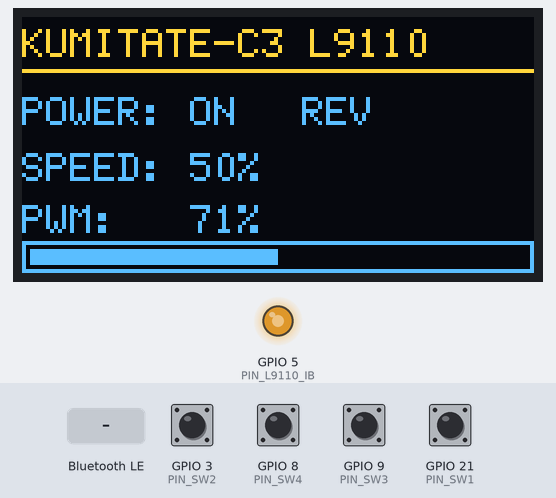
The sketch below on a simulated ESP32-S3. Parts: 128×64 one-colour display, output pins drawn as LEDs (lit = HIGH). The inputs (shaded band) are chosen by the test bench; at power-on: GPIO 3 (PIN_SW2), GPIO 8 (PIN_SW4), GPIO 9 (PIN_SW3), GPIO 21 (PIN_SW1) LOW. The OLED is the two-colour kind (top 16 rows yellow); nothing arrives over Bluetooth unless stated; a phone connects over Bluetooth LE 3 s after start; pins used as bus, display or sensor lines are not drawn.

Above: at 1.2 s.
1.3 s: GPIO 8 (PIN_SW4) pulled HIGH for 0.15 s
At 2.8 s:
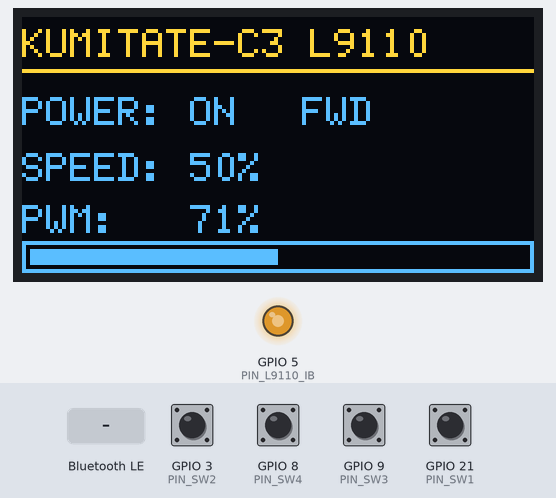
3.1 s: Bluetooth LE write "REV" received
At 4.4 s:
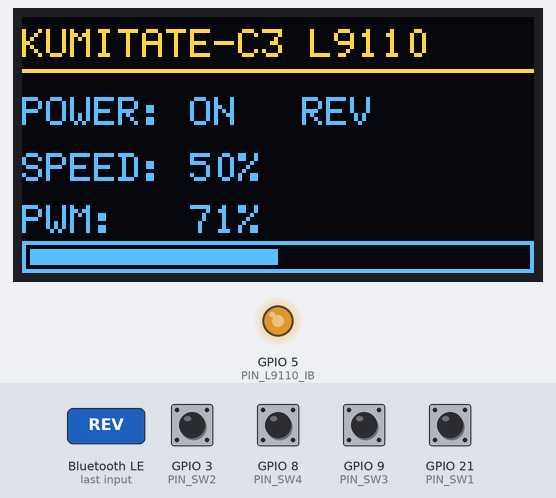
4.8 s: GPIO 21 (PIN_SW1) pulled HIGH for 0.15 s
At 6.1 s:
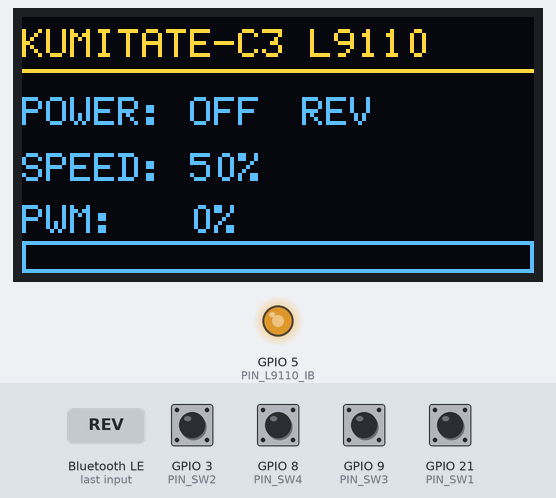
6.5 s: GPIO 3 (PIN_SW2) pulled HIGH for 0.15 s
8.2 s: GPIO 3 (PIN_SW2) pulled HIGH for 1 s
At 9.9 s:
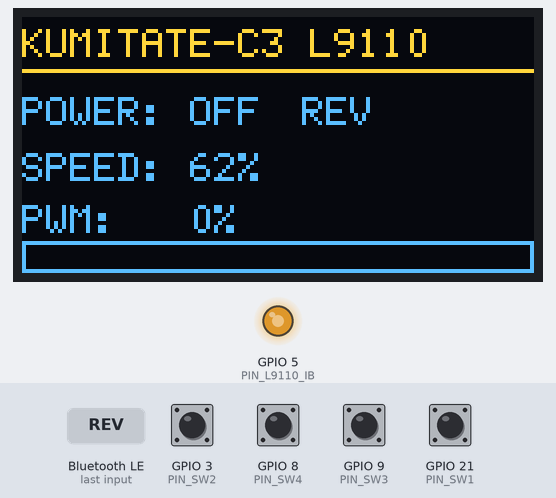
10.7 s: GPIO 8 (PIN_SW4) pulled HIGH for 1 s
At 13.0 s:
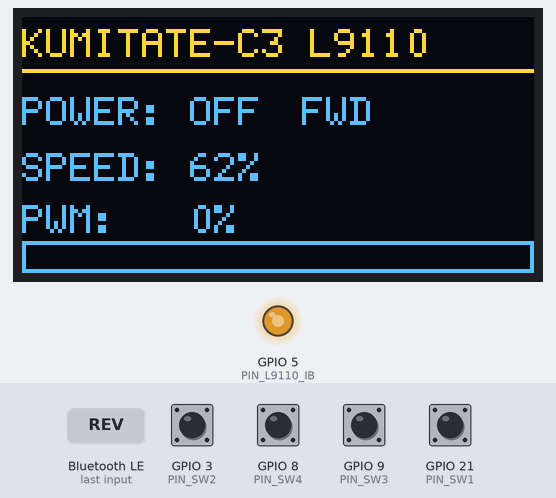
Timing chart, 0 to 14.2 s (numbered marks = the images above; inputs shaded):
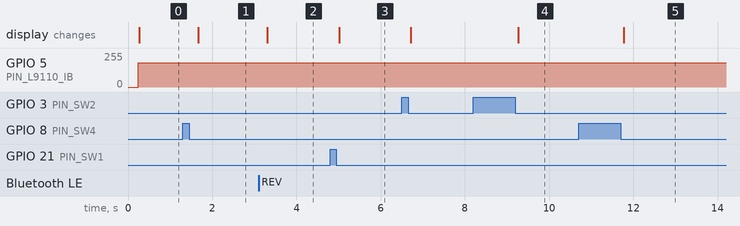

The sketch:

002-L9110_BLE.ino
```cpp
#include <Arduino.h>
#include <Wire.h>
#include <U8g2lib.h>
#include <esp_arduino_version.h>
#include <BLEDevice.h>
#include <BLEServer.h>
#include <BLEUtils.h>
#include <BLE2902.h>
#include <freertos/FreeRTOS.h>
#include <freertos/queue.h>

constexpr uint8_t OLED_SDA = 1;
constexpr uint8_t OLED_SCL = 2;
constexpr uint8_t OLED_ADDRESS = 0x3C;

constexpr uint8_t PIN_SW1 = 21;  // ON/OFF
constexpr uint8_t PIN_SW2 = 3;   // Speed UP
constexpr uint8_t PIN_SW3 = 9;   // Speed DOWN
constexpr uint8_t PIN_SW4 = 8;   // Direction

constexpr uint8_t PIN_L9110_IA = 4;
constexpr uint8_t PIN_L9110_IB = 5;

constexpr uint32_t PWM_FREQUENCY = 20000;
constexpr uint8_t PWM_RESOLUTION = 8;
constexpr uint8_t MIN_PWM_DUTY = 110;  // 255 * 43% = 109.65
constexpr uint8_t SPEED_STEP = 16;
constexpr unsigned long DIRECTION_WAIT_MS = 150;
constexpr unsigned long DEBOUNCE_MS = 40;

#if ESP_ARDUINO_VERSION_MAJOR < 3
constexpr uint8_t PWM_CHANNEL_IA = 0;
constexpr uint8_t PWM_CHANNEL_IB = 1;
#endif

U8G2_SSD1306_128X64_NONAME_F_HW_I2C oled(U8G2_R0, U8X8_PIN_NONE);

bool motorEnabled = false;
bool motorForward = true;
uint8_t logicalSpeed = 128;  // User setting: 0..255 = 0..100%
uint8_t appliedDuty = 0;     // Actual PWM: OFF=0, ON=110..255
bool pwmAttachedIA = false;
bool pwmAttachedIB = false;

constexpr char BLE_DEVICE_NAME[] = "KUMITATE-C3-CAR";
constexpr char BLE_SERVICE_UUID[] = "6E400001-B5A3-F393-E0A9-E50E24DCCA9E";
constexpr char BLE_RX_UUID[] = "6E400002-B5A3-F393-E0A9-E50E24DCCA9E";
constexpr char BLE_TX_UUID[] = "6E400003-B5A3-F393-E0A9-E50E24DCCA9E";

BLECharacteristic *bleTxCharacteristic = nullptr;
volatile bool bleConnected = false;
volatile bool restartAdvertising = false;

struct BleCommand {
  char text[32];
};

QueueHandle_t bleCommandQueue = nullptr;

enum ButtonIndex {
  BUTTON_POWER,
  BUTTON_SPEED_UP,
  BUTTON_SPEED_DOWN,
  BUTTON_DIRECTION,
  BUTTON_COUNT
};

const uint8_t buttonPins[BUTTON_COUNT] = {PIN_SW1, PIN_SW2, PIN_SW3, PIN_SW4};
bool buttonStable[BUTTON_COUNT] = {HIGH, HIGH, HIGH, HIGH};
bool buttonPrevious[BUTTON_COUNT] = {HIGH, HIGH, HIGH, HIGH};
unsigned long buttonChangedAt[BUTTON_COUNT] = {0, 0, 0, 0};

uint8_t logicalToPwm(uint8_t value) {
  // Logical 0% -> physical 43%, logical 100% -> physical 100%.
  return static_cast<uint8_t>(map(value, 0, 255, MIN_PWM_DUTY, 255));
}

void initializePwm() {
#if ESP_ARDUINO_VERSION_MAJOR < 3
  ledcSetup(PWM_CHANNEL_IA, PWM_FREQUENCY, PWM_RESOLUTION);
  ledcSetup(PWM_CHANNEL_IB, PWM_FREQUENCY, PWM_RESOLUTION);
#endif
}

void detachOutputs() {
  if (pwmAttachedIA) {
#if ESP_ARDUINO_VERSION_MAJOR >= 3
    ledcDetach(PIN_L9110_IA);
#else
    ledcDetachPin(PIN_L9110_IA);
#endif
    pwmAttachedIA = false;
  }

  if (pwmAttachedIB) {
#if ESP_ARDUINO_VERSION_MAJOR >= 3
    ledcDetach(PIN_L9110_IB);
#else
    ledcDetachPin(PIN_L9110_IB);
#endif
    pwmAttachedIB = false;
  }
}

void stopMotor() {
  detachOutputs();
  pinMode(PIN_L9110_IA, OUTPUT);
  pinMode(PIN_L9110_IB, OUTPUT);
  digitalWrite(PIN_L9110_IA, LOW);
  digitalWrite(PIN_L9110_IB, LOW);
  appliedDuty = 0;
}

void startPwm(uint8_t pin, uint8_t duty) {
#if ESP_ARDUINO_VERSION_MAJOR >= 3
  if (ledcAttach(pin, PWM_FREQUENCY, PWM_RESOLUTION)) {
    ledcWrite(pin, duty);
    if (pin == PIN_L9110_IA) pwmAttachedIA = true;
    if (pin == PIN_L9110_IB) pwmAttachedIB = true;
  }
#else
  uint8_t channel = (pin == PIN_L9110_IA) ? PWM_CHANNEL_IA : PWM_CHANNEL_IB;
  ledcAttachPin(pin, channel);
  ledcWrite(channel, duty);
  if (pin == PIN_L9110_IA) pwmAttachedIA = true;
  if (pin == PIN_L9110_IB) pwmAttachedIB = true;
#endif
}

void applyMotor() {
  if (!motorEnabled) {
    stopMotor();
    return;
  }

  stopMotor();
  appliedDuty = logicalToPwm(logicalSpeed);

  if (motorForward) {
    digitalWrite(PIN_L9110_IB, LOW);
    startPwm(PIN_L9110_IA, appliedDuty);
  } else {
    digitalWrite(PIN_L9110_IA, LOW);
    startPwm(PIN_L9110_IB, appliedDuty);
  }
}

bool buttonPressed(uint8_t index) {
  bool reading = digitalRead(buttonPins[index]);

  if (reading != buttonPrevious[index]) {
    buttonPrevious[index] = reading;
    buttonChangedAt[index] = millis();
  }

  if (millis() - buttonChangedAt[index] >= DEBOUNCE_MS &&
      reading != buttonStable[index]) {
    buttonStable[index] = reading;
    return reading == LOW;
  }

  return false;
}

void changeSpeed(int amount) {
  int value = constrain(static_cast<int>(logicalSpeed) + amount, 0, 255);
  logicalSpeed = static_cast<uint8_t>(value);
  if (motorEnabled) applyMotor();
}

void reverseDirection() {
  if (motorEnabled) {
    stopMotor();
    delay(DIRECTION_WAIT_MS);
  }
  motorForward = !motorForward;
  if (motorEnabled) applyMotor();
}

void drawDisplay() {
  int settingPercent = map(logicalSpeed, 0, 255, 0, 100);
  int physicalPercent = motorEnabled ? map(appliedDuty, 0, 255, 0, 100) : 0;

  oled.clearBuffer();
  oled.setFont(u8g2_font_6x12_tf);
  oled.drawStr(0, 10, "KUMITATE-C3 L9110");
  oled.drawHLine(0, 13, 128);

  oled.setCursor(0, 27);
  oled.print("POWER: ");
  oled.print(motorEnabled ? "ON" : "OFF");

  oled.setCursor(70, 27);
  oled.print(motorForward ? "FWD" : "REV");

  oled.setCursor(0, 41);
  oled.print("SPEED: ");
  oled.print(settingPercent);
  oled.print("%");

  oled.setCursor(0, 54);
  oled.print("PWM:   ");
  oled.print(physicalPercent);
  oled.print("%");

  oled.drawFrame(0, 56, 128, 8);
  int barWidth = motorEnabled ? map(logicalSpeed, 0, 255, 0, 124) : 0;
  if (barWidth > 0) oled.drawBox(2, 58, barWidth, 4);

  oled.sendBuffer();
}

void sendBle(const String &message) {
  if (!bleConnected || bleTxCharacteristic == nullptr) return;
  bleTxCharacteristic->setValue(message.c_str());
  bleTxCharacteristic->notify();
}

void sendStatus() {
  int speedPercent = map(logicalSpeed, 0, 255, 0, 100);
  int pwmPercent = motorEnabled ? map(appliedDuty, 0, 255, 0, 100) : 0;
  sendBle(String(motorEnabled ? "ON " : "OFF ") +
          (motorForward ? "FWD" : "REV"));
  delay(15);
  sendBle("S=" + String(speedPercent) + "% PWM=" + String(pwmPercent) + "%");
}

bool parsePercent(const String &text, int &percent) {
  if (text.length() == 0) return false;
  for (size_t i = 0; i < text.length(); ++i) {
    if (!isDigit(static_cast<unsigned char>(text[i]))) return false;
  }
  percent = text.toInt();
  return percent >= 0 && percent <= 100;
}

void executeBleCommand(String command) {
  command.trim();
  command.toUpperCase();

  if (command == "ON") {
    motorEnabled = true;
    applyMotor();
    sendBle("OK ON");
  } else if (command == "OFF") {
    motorEnabled = false;
    applyMotor();
    sendBle("OK OFF");
  } else if (command == "TOGGLE") {
    motorEnabled = !motorEnabled;
    applyMotor();
    sendBle(motorEnabled ? "OK ON" : "OK OFF");
  } else if (command == "FWD") {
    if (!motorForward && motorEnabled) {
      stopMotor();
      delay(DIRECTION_WAIT_MS);
    }
    motorForward = true;
    if (motorEnabled) applyMotor();
    sendBle("OK FWD");
  } else if (command == "REV") {
    if (motorForward && motorEnabled) {
      stopMotor();
      delay(DIRECTION_WAIT_MS);
    }
    motorForward = false;
    if (motorEnabled) applyMotor();
    sendBle("OK REV");
  } else if (command == "DIR") {
    reverseDirection();
    sendBle(motorForward ? "OK FWD" : "OK REV");
  } else if (command == "UP") {
    changeSpeed(SPEED_STEP);
    sendBle("OK UP");
  } else if (command == "DOWN") {
    changeSpeed(-SPEED_STEP);
    sendBle("OK DOWN");
  } else if (command.startsWith("SPEED ")) {
    int percent = 0;
    if (parsePercent(command.substring(6), percent)) {
      logicalSpeed = static_cast<uint8_t>(map(percent, 0, 100, 0, 255));
      if (motorEnabled) applyMotor();
      sendBle("OK SPEED " + String(percent));
    } else {
      sendBle("ERR SPEED 0-100");
    }
  } else if (command == "STATUS") {
    sendStatus();
  } else if (command == "HELP") {
    sendBle("ON OFF TOGGLE");
    delay(15);
    sendBle("FWD REV DIR");
    delay(15);
    sendBle("SPEED 0-100");
    delay(15);
    sendBle("UP DOWN STATUS");
  } else if (command.length() > 0) {
    sendBle("ERR TYPE HELP");
  }

  drawDisplay();
}

class MotorServerCallbacks : public BLEServerCallbacks {
  void onConnect(BLEServer *server) override {
    bleConnected = true;
  }

  void onDisconnect(BLEServer *server) override {
    bleConnected = false;
    restartAdvertising = true;
  }
};

class MotorRxCallbacks : public BLECharacteristicCallbacks {
  void onWrite(BLECharacteristic *characteristic) override {
    String received = characteristic->getValue().c_str();
    received.trim();
    if (received.length() == 0 || bleCommandQueue == nullptr) return;

    BleCommand command = {};
    received.substring(0, sizeof(command.text) - 1).toCharArray(
      command.text,
      sizeof(command.text)
    );
    xQueueSend(bleCommandQueue, &command, 0);
  }
};

void initializeBle() {
  bleCommandQueue = xQueueCreate(8, sizeof(BleCommand));

  BLEDevice::init(BLE_DEVICE_NAME);
  BLEServer *server = BLEDevice::createServer();
  server->setCallbacks(new MotorServerCallbacks());
  BLEService *service = server->createService(BLE_SERVICE_UUID);

  bleTxCharacteristic = service->createCharacteristic(
    BLE_TX_UUID,
    BLECharacteristic::PROPERTY_NOTIFY
  );
  bleTxCharacteristic->addDescriptor(new BLE2902());

  BLECharacteristic *rxCharacteristic = service->createCharacteristic(
    BLE_RX_UUID,
    BLECharacteristic::PROPERTY_WRITE |
    BLECharacteristic::PROPERTY_WRITE_NR
  );
  rxCharacteristic->setCallbacks(new MotorRxCallbacks());

  service->start();
  BLEAdvertising *advertising = BLEDevice::getAdvertising();
  advertising->addServiceUUID(BLE_SERVICE_UUID);
  advertising->setScanResponse(true);
  BLEDevice::startAdvertising();
}

void setup() {
  pinMode(PIN_SW1, INPUT);
  pinMode(PIN_SW2, INPUT);
  pinMode(PIN_SW3, INPUT);
  pinMode(PIN_SW4, INPUT);
  pinMode(PIN_L9110_IA, OUTPUT);
  pinMode(PIN_L9110_IB, OUTPUT);

  initializePwm();
  stopMotor();

  Wire.begin(OLED_SDA, OLED_SCL);
  oled.setI2CAddress(OLED_ADDRESS * 2);
  oled.begin();
  initializeBle();
  drawDisplay();
}

void loop() {
  bool changed = false;

  if (restartAdvertising) {
    restartAdvertising = false;
    delay(100);
    BLEDevice::startAdvertising();
  }

  BleCommand bleCommand;
  while (bleCommandQueue != nullptr &&
         xQueueReceive(bleCommandQueue, &bleCommand, 0) == pdTRUE) {
    executeBleCommand(String(bleCommand.text));
  }

  if (buttonPressed(BUTTON_POWER)) {
    motorEnabled = !motorEnabled;
    applyMotor();
    changed = true;
  }

  if (buttonPressed(BUTTON_SPEED_UP)) {
    changeSpeed(SPEED_STEP);
    changed = true;
  }

  if (buttonPressed(BUTTON_SPEED_DOWN)) {
    changeSpeed(-SPEED_STEP);
    changed = true;
  }

  if (buttonPressed(BUTTON_DIRECTION)) {
    reverseDirection();
    changed = true;
  }

  if (changed) drawDisplay();
  delay(1);
}
```

Measured:
- after the input at 1.3 s, the display: changes after 0.37 s (image 1)
- after the input at 3.1 s, the display: changes after 0.21 s (image 2)
- after the input at 4.8 s, the display: changes after 0.22 s (image 3)
- after the input at 8.2 s, the display: changes after 1.1 s (image 4)
- after the input at 10.7 s, the display: changes after 1.1 s (image 5)
